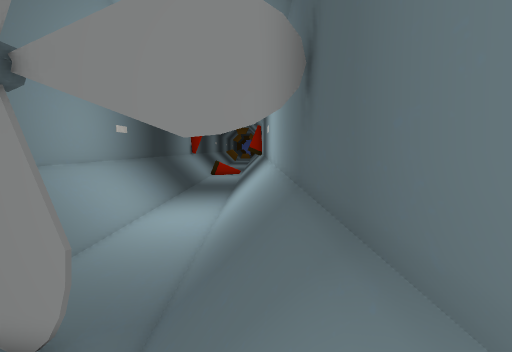
view 1 (above)

14 first-person views from a walk through a 3-D level made in the Unity game engine. The camera is 1.5 m above the floor, tilts 6° down and sees 90° across. The floor is counted in squares, 1 m on a side. Each view is taken from the middle of a square. On the plan, view 1 faces up. The plan holds only what a view shows up to about 13 squares ahead; the rest is blank. The place goes on beyond the plan. The player is left out. Some surface patterns are stand-ins.

view 2
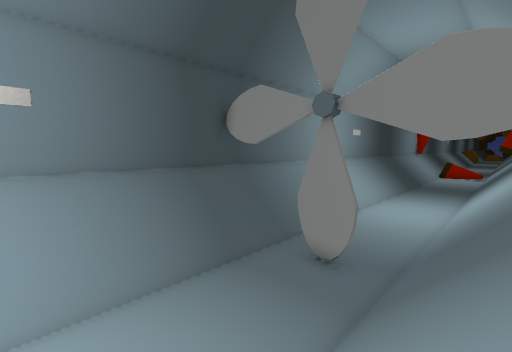

view 3
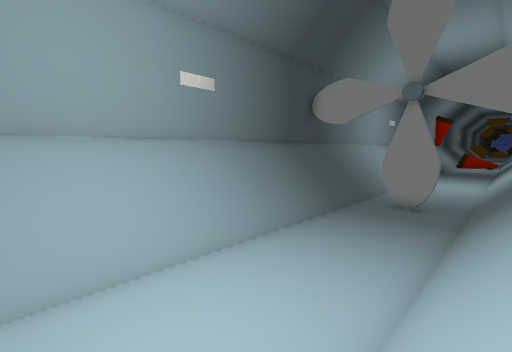

view 4
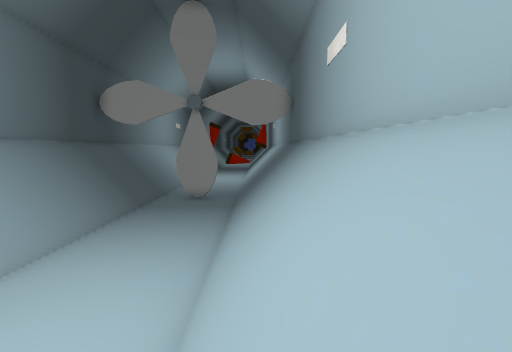

view 5
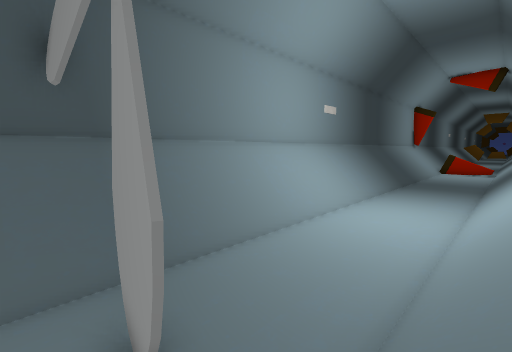

view 6
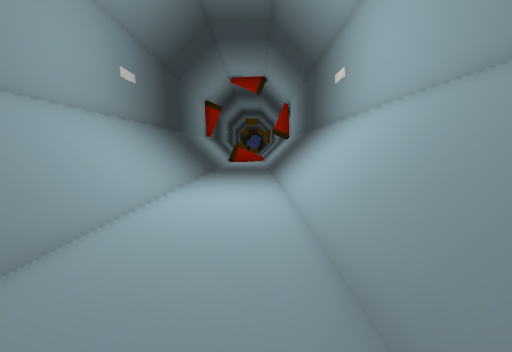

view 7
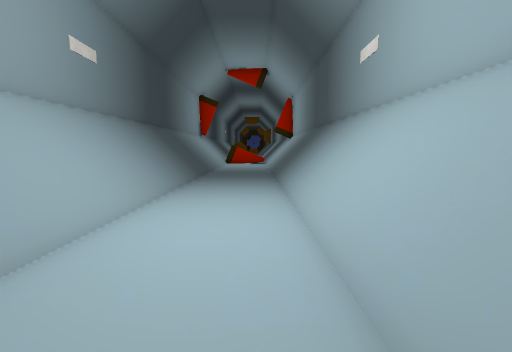

view 8
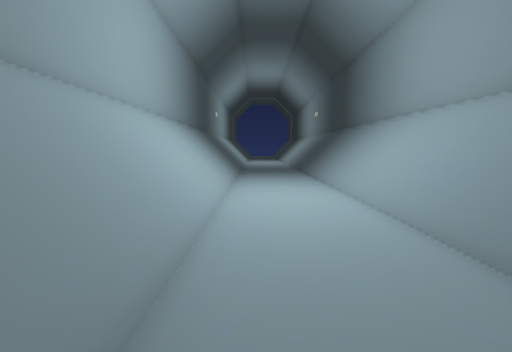

view 9
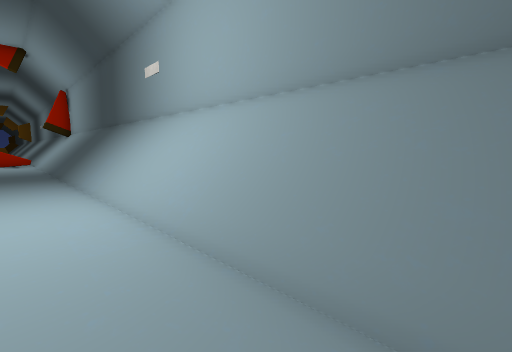

view 10
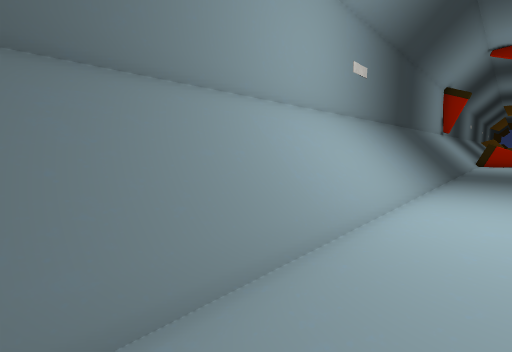

view 11
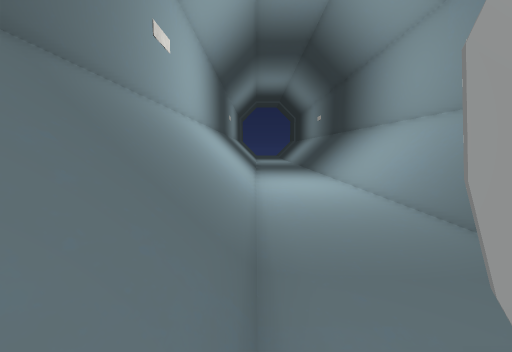

view 12
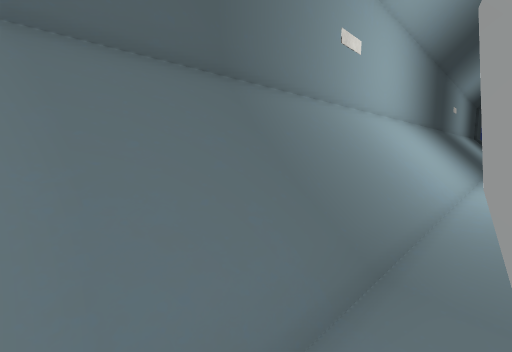

view 13
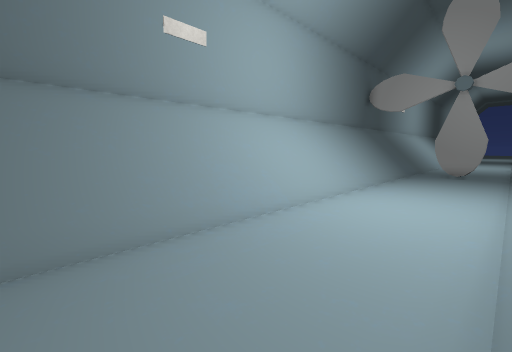

view 14
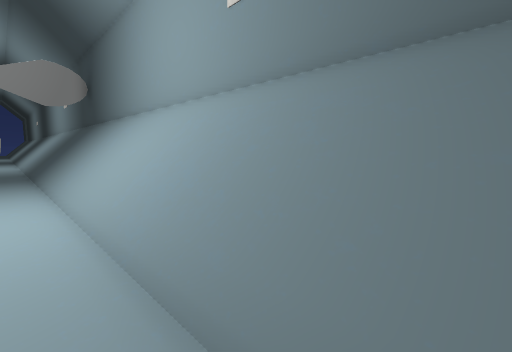

### Floor plan
Key: @ floor where view 1 was taken; # wall or solid block; . floor; / step, stairs or slope.
Columns run from 9 left of view 1 to 1 right of it. Each row starts with its distance up from view 1.
 21 #///...///#
 20 #///...///#
 19 #///...///#
 18 #///...///#
 17 #///...///#
 16 #///...///#
 15 #///...///#
 14 #///...///#
 13 #///...///#
 12 #///...///#
 11 #///...///#
 10 #///...///#
  9 #///...///#
  8 #///...///#
  7 #///...///#
  6 #///...///#
  5 #///...///#
  4 #///###///#
  3 #///...///#
  2 #///...///#
  1 #///...///#
  0 #///...//@#
 -1 #///...///#
 -2 #///...///#
 -3 #///...///#
 -4 #///...///#
 -5 #///...///#
 -6 #///...///#
 -7 #///...///#
 -8 #///...///#
 -9 #///...///#

Where each view was taken, in squares from view 1:
view 1: 0 up, 0 right, facing up
view 2: 3 down, 0 right, facing up-left
view 3: 8 down, 1 left, facing up-left
view 4: 9 down, 1 left, facing up
view 5: 3 up, 1 left, facing up-left
view 6: 5 up, 3 left, facing up
view 7: 8 up, 3 left, facing up
view 8: 2 up, 3 left, facing down
view 9: 6 up, 4 left, facing up-right
view 10: 6 up, 4 left, facing up-left
view 11: 5 up, 2 left, facing down
view 12: 5 up, 3 left, facing down-right
view 13: 21 up, 6 left, facing down-right
view 14: 21 up, 5 left, facing down-left
